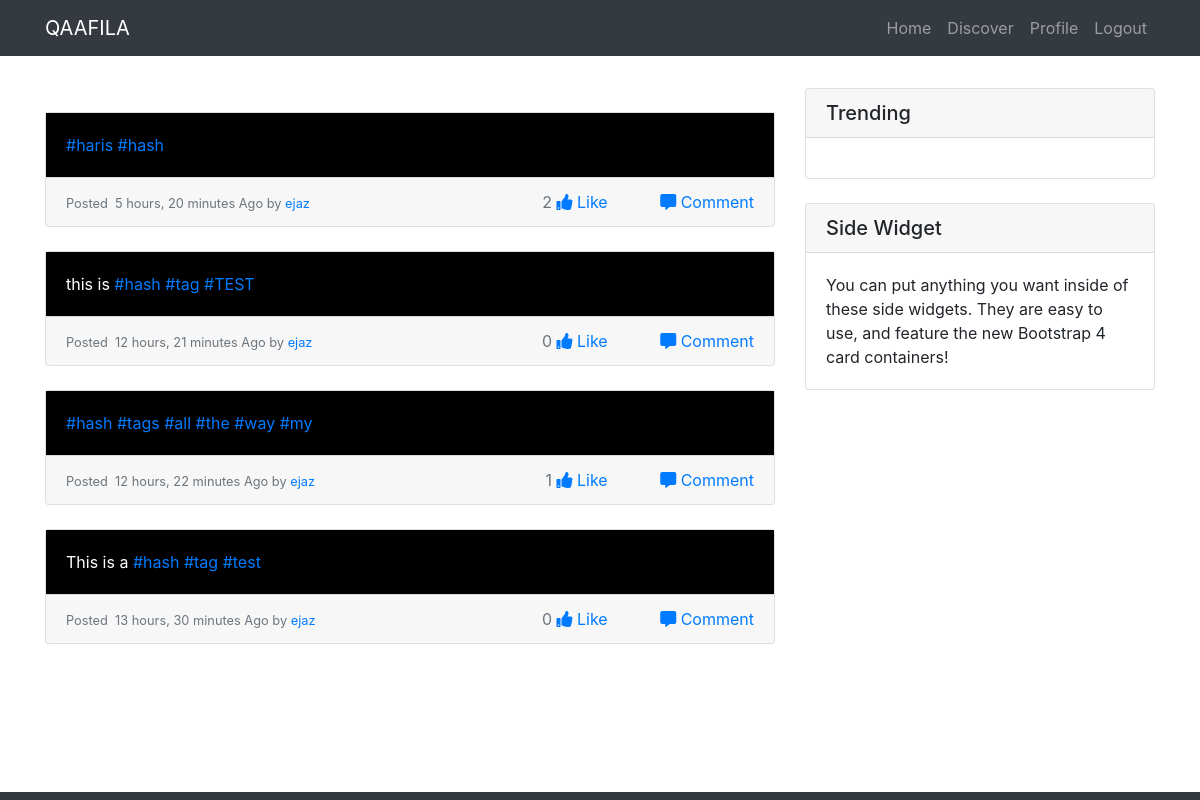
The page /tags/hash/ (signed in) on the database its author committed.
### Qaafila/models.py (models this page shows, shortened)
class Darja(models.Model):
  text = models.CharField(max_length=255)
  user = models.ForeignKey(settings.AUTH_USER_MODEL, on_delete=models.CASCADE)
  created_at = models.DateTimeField(auto_now_add=True)
  updated_at = models.DateTimeField(auto_now=True)
  likes = models.ManyToManyField(settings.AUTH_USER_MODEL, related_name='post_likes')
  class Meta:
    ordering = ['-created_at']

### Qaafila/views.py (the view)
# urls.py: path('tags/<str:tag>/', get_hash_tag_data, name='get_hash_tag_data'),
def get_hash_tag_data(request, tag):
  obj, created = hashTag.objects.get_or_create(tag_name=tag)
  posts = Darja.objects.filter(text__contains='#'+str(tag))
  if created:
    obj.save()
  context = {'tag_posts':posts}
  return render(request, 'tags.html', context)

### Qaafila/templates/tags.html (shortened to what this page needs)
{% extends 'base.html' %}
{% load crispy_forms_tags %}
{% block content %}
{% for post in tag_posts %}
<div class="card mb-4 mt-4">
    <div class="card-body post-text">
    </div>
    <div class="card-footer text-muted">
        <small>
            Posted &nbsp;{{post.created_at|timesince}} Ago by
            <a href="#">{{post.user}}</a>
        </small>
          <span class="float-right">
             <span class="mr-4"> {{post.likes.count}}
               {% if request.user in post.likes.all %}
               <a href="{% url 'like_post' post.pk %}"><i class="far fa-thumbs-up"></i> Unlike</a>
               {% else %}
               <a href="{% url 'like_post' post.pk %}"><i class="fas fa-thumbs-up"></i> Like</a>
               {% endif %}
             </span>
              <a href="{% url 'detail' post.pk %}"><i class="fas fa-comment-alt ml-4"></i> Comment</a>
          </span>
      </div>
  </div>
{% endfor %}
{% endblock content %}

### static/css/blog-home.css (style rules this page uses)
body { padding-top: 56px; }

### Qaafila/templates/tags.html (style rules this page uses)
.post-text { color: white; background-color: black; }

### rows shown on the page
Darja: created_at "5 hours, 20 minutes", user "ejaz", likes.count "2", shows "Like"
Darja: created_at "12 hours, 21 minutes", user "ejaz", likes.count "0", shows "Like"
Darja: created_at "12 hours, 22 minutes", user "ejaz", likes.count "1", shows "Like"
Darja: created_at "13 hours, 30 minutes", user "ejaz", likes.count "0", shows "Like"
